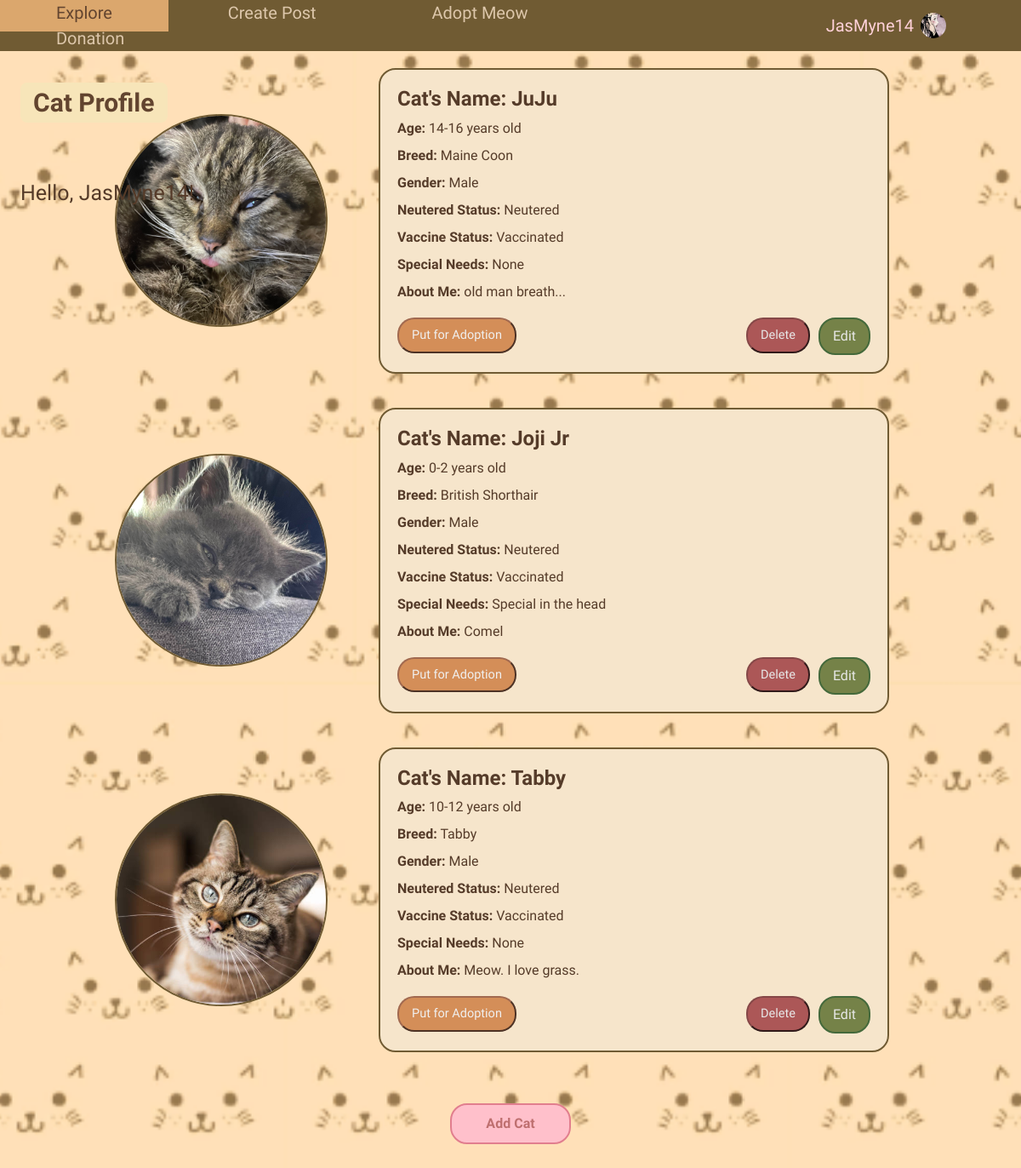
The page /catprofile (signed in) on the database its author committed.
### home/models.py (models this page shows, shortened)
class User(db.Model, UserMixin):
    id = db.Column(db.Integer, primary_key=True)
    fullname = db.Column(db.String(120), unique=True, nullable=False)
    email = db.Column(db.String(20), unique=True, nullable=False)
    username = db.Column(db.String(120), unique=True, nullable=False)
    password1 = db.Column(db.String(255), nullable=False)
    password2 = db.Column(db.String(255), nullable=False)
    state = db.Column(db.String(120), nullable=False)
    phonenumber = db.Column(db.String(20), unique=True, nullable=False)
    profile_pic = db.Column(db.String(255), nullable=True)
    unread_notification_count = db.Column(db.Integer, default=0)
    posts = db.relationship('Post', backref='author', lazy=True)
    comments = db.relationship('Comment', backref='author', lazy=True)
    likes = db.relationship('Like', backref='author', lazy=True)
    cats = db.relationship('Cat', backref='owner', lazy=True)
    adoption_notification = db.relationship('AdoptionNotification', backref='cat', lazy=True)

class Cat(db.Model):
    id = db.Column(db.Integer, primary_key=True)
    cat_name = db.Column(db.String(100), nullable=False)
    cat_photo = db.Column(db.String(255), nullable=True)
    cat_age = db.Column(db.Integer, nullable=False)
    cat_breed = db.Column(db.String(100), nullable=False)
    cat_gender = db.Column(db.String(10), nullable=False)
    cat_neutered = db.Column(db.String(10), nullable=False)
    cat_vaccine = db.Column(db.String(10), nullable=False)
    cat_special_needs = db.Column(db.String(100), nullable=False)
    cat_about_me = db.Column(db.String(200), nullable=False)
    user_id = db.Column(db.Integer, db.ForeignKey('user.id'), nullable=False)
    available_for_adoption = db.Column(db.Boolean, default=False)
    date_put_for_adoption = db.Column(db.DateTime, nullable=True)

### home/views.py (the view)
@views.route('/catprofile')
def catprofile():
    profile_pic= url_for('static', filename='default.jpg')
    if current_user.is_authenticated and current_user.profile_pic is not None:
        profile_pic = url_for('static', filename='profile_pics/' + current_user.profile_pic)
    formcat = Cat.query.all()
    return render_template('catprofile.html', formcat=formcat, profile_pic=profile_pic)

### home/templates/catprofile.html (shortened to what this page needs)
<!DOCTYPE html>
<html>
<head>
  <link rel="stylesheet" href="https://maxcdn.bootstrapcdn.com/bootstrap/4.0.0/css/bootstrap.min.css">
  <link rel='stylesheet' type='text/css' media='screen' href="{{url_for('static',filename='main.css')}}">
  <div class="navigation">
    <div class="topnav">
      <a href="/mainpage">Explore</a>
      <a href="/createpost">Create Post</a>
      <a href="/adoptmeow">Adopt Meow</a>
      <a href="/donation">Donation</a>
    </div>
    <div class="dropdown">
      <button class="dropbtn">
        {{ current_user.username }}
        <img src="{{ profile_pic }}" class="profilepic">
      </button>
    </div>
  </div>
</head>
    <body class="catprofilepage">
        <p class="profileheader">Cat Profile</p>
        <p class = "username">Hello, {{ current_user.username }}!</p>
        <div class="catprofile_container">
            {% for cat in current_user.cats %}
            <div class="catprofile catprofile{{ loop.index }}">
                <div class="cat_pfp">
                    <img src="{{ cat.cat_photo }}" alt="Cat Photo">
                </div>
                <div class="cat_info">
                    <h4>Cat's Name: {{ cat.cat_name }}</h4>
                    <p><strong>Age:</strong> {{ cat.cat_age }} years old</p>
                    <p><strong>Breed:</strong> {{ cat.cat_breed }} </p>
                    <p><strong>Gender:</strong> {{ cat.cat_gender }} </p>
                    <p><strong>Neutered Status:</strong> {{ cat.cat_neutered }} </p>
                    <p><strong>Vaccine Status:</strong> {{ cat.cat_vaccine }} </p>
                    <p><strong>Special Needs:</strong> {{ cat.cat_special_needs }} </p>
                    <p><strong>About Me:</strong> {{ cat.cat_about_me }} </p>
                {% if current_user.id == cat.owner.id %}
                    <a href="{{ url_for('registercat.edit_cat', cat_id=cat.id) }}" class="editcatprofile">Edit</a>
                    <form action="{{ url_for('adoptmeow.put_adopt_cat', cat_id=cat.id) }}" method="POST" onsubmit="return confirmPutforAdoption();">
                        <button type="submit" class="put_adopt_button">Put for Adoption</button>
                    </form>
                    <form action="{{ url_for('registercat.delete_cat', cat_id=cat.id) }}" method="POST" style="display:inline;" onsubmit="return confirmDelete();">
                        <button type="submit" class="deletecatprofile">Delete</button>
                    </form>
                {% endif %}
                </div>
            </div>
            {% endfor %}
        </div>
        <div class="addcat_button_container">
            <a href="/registercat" class="addcat_button"><b>Add Cat</b></a>
        </div>
    </body>
</html>

### home/static/main.css (style rules this page uses)
body { margin: 0; padding: 0; overflow-x: hidden; background-color: #ffdc9c; margin-top: 9%; font-family: 'Short Stack'; }
.navigation { display: flex; justify-content: space-between; align-items: center; padding: 0px; position: fixed; top: 0px; width: 100%; background-color: #705b33; z-index: 1; width: 100%; }
.topnav { background-color: #705b33; flex-grow: 1; color: #f9e4c5; }
.topnav a { text-align: center; padding: 10px 7.4%; text-decoration: none; font-size: 20px; color:#ddc7ab; }
.topnav::after { content: ""; display: table; clear: both; }
.dropdown { position: relative; background-color: #705b33; }
.dropbtn { display: flex; align-items: center; background-color: #705b33; color: rgb(255, 209, 216); padding: 2.1% 80px; font-size: 20px; border: none; cursor: pointer; text-decoration: none; }
.profileheader { color: #62442f; font-size: 30px; padding: 1px 15px; position: absolute; z-index: 0; top: 7%; left: 2%; font-weight: bold; background-color: #f7e5b9; border-radius: 8px; }
.username { padding-left: 2%; font-size: 25px; top: 15%; position: absolute; }
.catprofilepage { background-image: url('photos/catbg4.png'); background-size: cover; background-position: center; background-attachment: fixed; margin: 0; padding-top: 80px; color: #553b29; }
.catprofile_container { display: block; flex-wrap: wrap; justify-content: center; gap:40px; margin-top: 20px; margin: 0 auto; width: fit-content; max-width: 100%; text-align: center; }
.catprofile { display: flex; align-items: center; border-radius: 20px; overflow: hidden; margin-bottom: 40px; }
.cat_pfp { width: 250px; height: 250px; border-radius: 50%; border: #705b33 solid 2px; overflow: hidden; margin-right: 40px; flex: 0 0 250px; }
.cat_pfp img { width: 100%; height: 100%; object-fit: cover; }
.cat_info { background-color: #f6e5cb; border-radius: 20px; border: 2px solid #705b33; padding: 20px; flex: 1; width: 600px; max-height: fit-content; margin: 0 20px; text-align: left; white-space: normal; align-content: center; overflow-y: auto; overflow-x: hidden; }
.cat_info h4, .adopt_cat_info h4 { font-weight: bold; margin-top: 0; text-align: left; }
.cat_info p { margin: 8px 0; text-align: left; }
.editcatprofile { background-color: #758248; border-radius: 20px; color:#e8e8e8; margin-top: 10px; margin-left: 10px; padding: 8px 15px; float: right; text-decoration: none; border: #44693b solid 2px; }
.put_adopt_button { background-color: #d48e58; border-radius: 20px; color:#f0f0f0; margin-top: 10px; margin-right: 10px; padding: 8px 15px; float: left; text-decoration: none; font-size: 14.5px; border-color: #a1694f; cursor: pointer; }
.deletecatprofile { background-color: #ac5757; border-radius: 20px; color:#e8e8e8; margin-top: 10px; padding: 8px 15px; float: right; text-decoration: none; font-size: 14.5px; border-color: #854747; cursor: pointer; }
.addcat_button_container { position: relative; margin-top: 20px; margin-bottom: 40px; justify-content: center; display: flex; }
.addcat_button { background-color: #FFC0CB; color: #be6f6f; padding: 10px 40px; text-decoration: none; border-radius: 20px; border: #e17e8e solid 2px; display: block; margin-top: 20px; max-width: fit-content; justify-items: center; }
.profilepic { width: 30px; height: 30px; border-radius: 50%; margin-right: 8px; margin-left: 8px; }

### rows shown on the page
User: username "JasMyne14"
Cat: cat_photo (picture), cat_name "JuJu", cat_age "14-16", cat_breed "Maine Coon", cat_gender "Male", cat_neutered "Neutered", cat_vaccine "Vaccinated", cat_special_needs "None", cat_about_me "old man breath..."
Cat: cat_photo (picture), cat_name "Joji Jr", cat_age "0-2", cat_breed "British Shorthair", cat_gender "Male", cat_neutered "Neutered", cat_vaccine "Vaccinated", cat_special_needs "Special in the head", cat_about_me "Comel"
Cat: cat_photo (picture), cat_name "Tabby", cat_age "10-12", cat_breed "Tabby", cat_gender "Male", cat_neutered "Neutered", cat_vaccine "Vaccinated", cat_special_needs "None", cat_about_me "Meow. I love grass."
